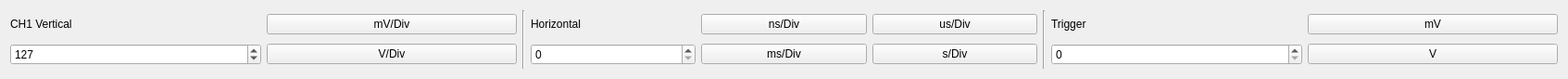
       <widget class="QWidget" name="scrollAreaWidgetContents_3">
        <property name="geometry">
         <rect>
          <x>0</x>
          <y>0</y>
          <width>1693</width>
          <height>85</height>
         </rect>
        </property>
        <layout class="QHBoxLayout" name="horizontalLayout_6">
         <item>
          <layout class="QGridLayout" name="gridLayout_2">
           <item row="1" column="0">
            <widget class="QSpinBox" name="spinBox_ch1_vertical">
             <property name="minimum">
              <number>0</number>
             </property>
             <property name="maximum">
              <number>511</number>
             </property>
             <property name="value">
              <number>127</number>
             </property>
            </widget>
           </item>
           <item row="0" column="0">
            <widget class="QLabel" name="label_13">
             <property name="text">
              <string>CH1 Vertical</string>
             </property>
            </widget>
           </item>
           <item row="0" column="1">
            <widget class="QPushButton" name="pushButton_7">
             <property name="text">
              <string>mV/Div</string>
             </property>
            </widget>
           </item>
           <item row="1" column="1">
            <widget class="QPushButton" name="pushButton_10">
             <property name="text">
              <string>V/Div</string>
             </property>
            </widget>
           </item>
          </layout>
         </item>
         <item>
          <widget class="Line" name="line_10">
           <property name="orientation">
            <enum>Qt::Vertical</enum>
           </property>
          </widget>
         </item>
         <item>
          <layout class="QGridLayout" name="gridLayout_5">
           <item row="0" column="1">
            <widget class="QPushButton" name="pushButton_15">
             <property name="text">
              <string>ns/Div</string>
             </property>
            </widget>
           </item>
           <item row="0" column="0">
            <widget class="QLabel" name="label_15">
             <property name="text">
              <string>Horizontal</string>
             </property>
            </widget>
           </item>
           <item row="1" column="0">
            <widget class="QSpinBox" name="spinBox_5"/>
           </item>
           <item row="0" column="2">
            <widget class="QPushButton" name="pushButton_14">
             <property name="text">
              <string>us/Div</string>
             </property>
            </widget>
           </item>
           <item row="1" column="1">
            <widget class="QPushButton" name="pushButton_9">
             <property name="text">
              <string>ms/Div</string>
             </property>
            </widget>
           </item>
           <item row="1" column="2">
            <widget class="QPushButton" name="pushButton_16">
             <property name="text">
              <string>s/Div</string>
             </property>
            </widget>
           </item>
          </layout>
         </item>
         <item>
          <widget class="Line" name="line_9">
           <property name="orientation">
            <enum>Qt::Vertical</enum>
           </property>
          </widget>
         </item>
         <item>
          <layout class="QGridLayout" name="gridLayout_3">
           <item row="1" column="0">
            <widget class="QSpinBox" name="spinBox_4"/>
           </item>
           <item row="0" column="0">
            <widget class="QLabel" name="label_14">
             <property name="text">
              <string>Trigger</string>
             </property>
            </widget>
           </item>
           <item row="1" column="1">
            <widget class="QPushButton" name="pushButton_8">
             <property name="text">
              <string>V</string>
             </property>
            </widget>
           </item>
           <item row="0" column="1">
            <widget class="QPushButton" name="pushButton_11">
             <property name="text">
              <string>mV</string>
             </property>
            </widget>
           </item>
          </layout>
         </item>
        </layout>
       </widget>
